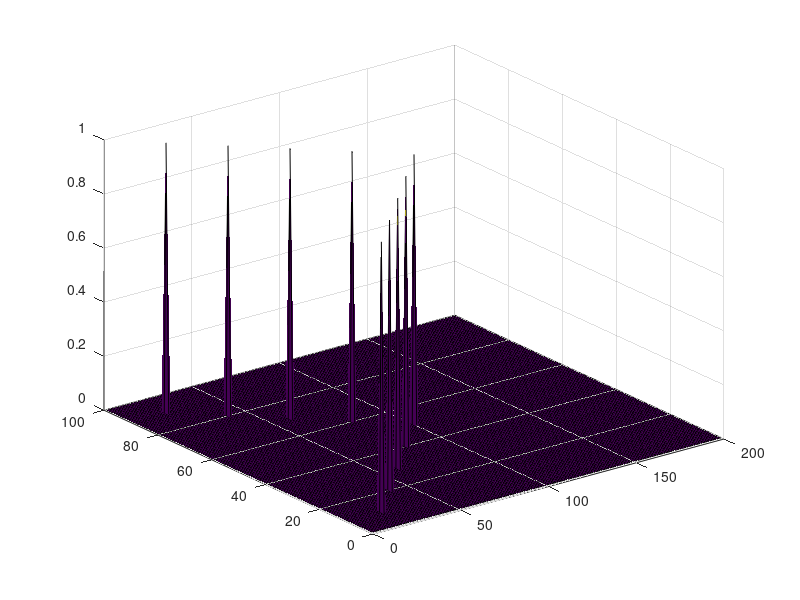

Here is the MATLAB script that generated this plot:
img = zeros(100, 200);

img(10, 20) = 1;
img(20, 40) = 1;
img(30, 60) = 1;
img(40, 80) = 1;
img(50, 100) = 1;
img(60, 80) = 1;
img(70, 60) = 1;
img(80, 40) = 1;
img(90, 20) = 1;

surf(img);